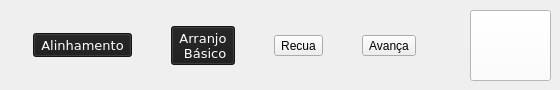
   <widget class="QWidget" name="page_8">
    <widget class="QWidget" name="horizontalLayoutWidget">
     <property name="geometry">
      <rect>
       <x>0</x>
       <y>10</y>
       <width>451</width>
       <height>71</height>
      </rect>
     </property>
     <layout class="QHBoxLayout" name="horizontalLayout">
      <property name="spacing">
       <number>-1</number>
      </property>
      <item>
       <widget class="QHmiLinkPage" name="QHmiLinkPage_13">
        <property name="font">
         <font>
          <family>DejaVu Sans</family>
          <pointsize>10</pointsize>
          <weight>50</weight>
          <italic>false</italic>
          <bold>false</bold>
         </font>
        </property>
        <property name="styleSheet">
         <string notr="true">color: rgb(255, 255, 255);
background-color: rgb(27, 27, 27);</string>
        </property>
        <property name="text">
         <string>Alinhamento</string>
        </property>
        <property name="destinationPage">
         <cstring>alignment.ui</cstring>
        </property>
        <property name="PasswordLevel" stdset="0">
         <number>0</number>
        </property>
        <property name="Hide" stdset="0">
         <bool>false</bool>
        </property>
        <property name="Align left" stdset="0">
         <bool>false</bool>
        </property>
       </widget>
      </item>
      <item>
       <widget class="QHmiLinkPage" name="QHmiLinkPage_16">
        <property name="font">
         <font>
          <family>DejaVu Sans</family>
          <pointsize>10</pointsize>
          <weight>50</weight>
          <italic>false</italic>
          <bold>false</bold>
         </font>
        </property>
        <property name="styleSheet">
         <string notr="true">color: rgb(255, 255, 255);
background-color: rgb(27, 27, 27);</string>
        </property>
        <property name="text">
         <string>Arranjo
 Básico</string>
        </property>
        <property name="destinationPage">
         <cstring>07_cnc_repeat.ui</cstring>
        </property>
        <property name="PasswordLevel" stdset="0">
         <number>0</number>
        </property>
        <property name="Hide" stdset="0">
         <bool>false</bool>
        </property>
        <property name="Align left" stdset="0">
         <bool>false</bool>
        </property>
       </widget>
      </item>
      <item>
       <widget class="QHmiButton" name="Recua">
        <property name="styleSheet">
         <string notr="true">font:10pt &quot;DejaVu Sans&quot;;</string>
        </property>
        <property name="text">
         <string>Recua</string>
        </property>
        <property name="checkable">
         <bool>false</bool>
        </property>
        <property name="toolButtonStyle">
         <enum>Qt::ToolButtonTextUnderIcon</enum>
        </property>
        <property name="autoRaise">
         <bool>false</bool>
        </property>
        <property name="arrowType">
         <enum>Qt::NoArrow</enum>
        </property>
        <property name="fieldName">
         <cstring>RES1__POU_SELECT_VEL_JOG.BT_ATIVA_RECUA</cstring>
        </property>
        <property name="buttonAction">
         <enum>QHmiButton::SetReset</enum>
        </property>
        <property name="stateField">
         <cstring>CONF1_G_B_MAN</cstring>
        </property>
        <property name="stateAction">
         <enum>QHmiButton::Enable</enum>
        </property>
        <property name="confirmMessage">
         <cstring></cstring>
        </property>
        <property name="reset_when_unfocus" stdset="0">
         <bool>true</bool>
        </property>
        <property name="PasswordLevel" stdset="0">
         <number>0</number>
        </property>
        <property name="Hide" stdset="0">
         <bool>true</bool>
        </property>
        <property name="Align left" stdset="0">
         <bool>false</bool>
        </property>
       </widget>
      </item>
      <item>
       <widget class="QHmiButton" name="Recua_4">
        <property name="styleSheet">
         <string notr="true">font:10pt &quot;DejaVu Sans&quot;;</string>
        </property>
        <property name="text">
         <string>Avança</string>
        </property>
        <property name="checkable">
         <bool>false</bool>
        </property>
        <property name="toolButtonStyle">
         <enum>Qt::ToolButtonTextUnderIcon</enum>
        </property>
        <property name="autoRaise">
         <bool>false</bool>
        </property>
        <property name="arrowType">
         <enum>Qt::NoArrow</enum>
        </property>
        <property name="fieldName">
         <cstring>RES1__POU_SELECT_VEL_JOG.BT_ATIVA_AVANCA</cstring>
        </property>
        <property name="buttonAction">
         <enum>QHmiButton::SetReset</enum>
        </property>
        <property name="stateField">
         <cstring>CONF1_G_B_MAN</cstring>
        </property>
        <property name="stateAction">
         <enum>QHmiButton::Enable</enum>
        </property>
        <property name="confirmMessage">
         <cstring></cstring>
        </property>
        <property name="reset_when_unfocus" stdset="0">
         <bool>true</bool>
        </property>
        <property name="PasswordLevel" stdset="0">
         <number>0</number>
        </property>
        <property name="Hide" stdset="0">
         <bool>true</bool>
        </property>
        <property name="Align left" stdset="0">
         <bool>false</bool>
        </property>
       </widget>
      </item>
     </layout>
    </widget>
    <widget class="QHmiButton" name="QHmiButton_14">
     <property name="geometry">
      <rect>
       <x>470</x>
       <y>10</y>
       <width>81</width>
       <height>71</height>
      </rect>
     </property>
     <property name="styleSheet">
      <string notr="true">background-color: rgb(255, 255, 255);</string>
     </property>
     <property name="text">
      <string notr="true"/>
     </property>
     <property name="icon">
      <iconset>
       <normaloff>../res/b128_Arrow Left 1.png</normaloff>../res/b128_Arrow Left 1.png</iconset>
     </property>
     <property name="iconSize">
      <size>
       <width>60</width>
       <height>60</height>
      </size>
     </property>
     <property name="stateField">
      <cstring>CONF1_G_B_MAN</cstring>
     </property>
     <property name="stateAction">
      <enum>QHmiButton::Visible</enum>
     </property>
     <property name="PasswordLevel" stdset="0">
      <number>0</number>
     </property>
     <property name="Hide" stdset="0">
      <bool>true</bool>
     </property>
     <property name="Align left" stdset="0">
      <bool>false</bool>
     </property>
    </widget>
   </widget>
